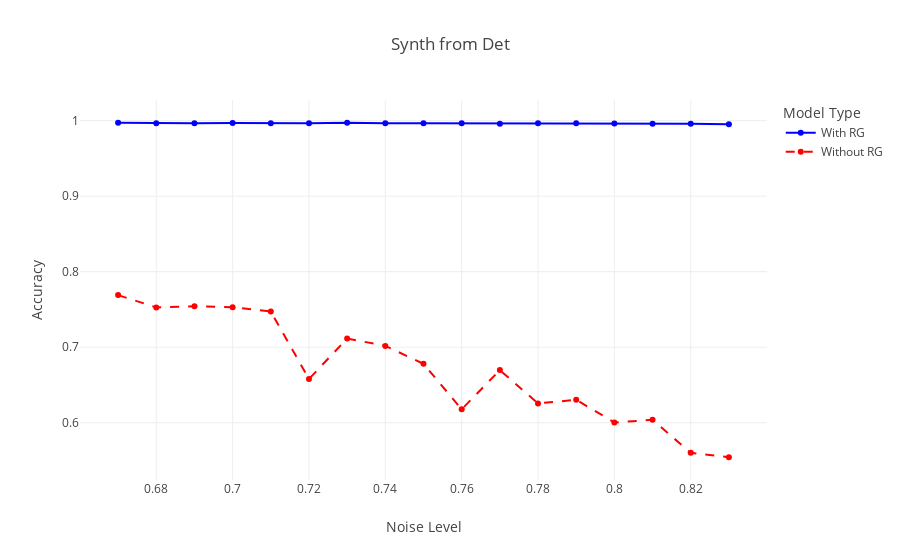

The notebook cell saved with this chart:
### Code cell
accuracies_from_det = [v[0] for v in results_measures_from_det[0].values()]
accuracies_not_mat_from_det = [v[0] for v in results_measures_from_det[1].values()]
noise_levels_det_bar = [float(x) for x in noise_levels_det]

fig = go.Figure()

fig.add_trace(go.Scatter(x=noise_levels_det_bar, y=accuracies_from_det, mode='lines+markers', name='With RG',
                         line=dict(color='blue', dash='solid')))
fig.add_trace(go.Scatter(x=noise_levels_det_bar, y=accuracies_not_mat_from_det, mode='lines+markers', name='Without RG',
                         line=dict(color='red', dash='dash')))

fig.update_layout(title='Synth from Det',
                  xaxis_title='Noise Level',
                  yaxis_title='Accuracy',
                  legend_title='Model Type')

fig.show()

### Figure 1 — Plotly figure (JSON) as saved in the notebook; plotly's stock layout.template omitted (floating-point values rounded to 4 significant figures)
{"data": [{"line": {"color": "blue", "dash": "solid"}, "mode": "lines+markers", "name": "With RG", "x": [0.67, 0.68, 0.69, 0.7, 0.71, 0.72, 0.73, 0.74, 0.75, 0.76, 0.77, 0.78, 0.79, 0.8, 0.81, 0.82, 0.83], "y": [0.9971, 0.9966, 0.9966, 0.9968, 0.9966, 0.9967, 0.9972, 0.9964, 0.9966, 0.9966, 0.9958, 0.9966, 0.9965, 0.9962, 0.9959, 0.9958, 0.9953], "type": "scatter"}, {"line": {"color": "red", "dash": "dash"}, "mode": "lines+markers", "name": "Without RG", "x": [0.67, 0.68, 0.69, 0.7, 0.71, 0.72, 0.73, 0.74, 0.75, 0.76, 0.77, 0.78, 0.79, 0.8, 0.81, 0.82, 0.83], "y": [0.769, 0.7527, 0.7543, 0.753, 0.7473, 0.6579, 0.7115, 0.7018, 0.678, 0.6178, 0.6697, 0.6256, 0.6303, 0.6004, 0.6038, 0.5601, 0.5543], "type": "scatter"}], "layout": {"title": {"text": "Synth from Det"}, "xaxis": {"title": {"text": "Noise Level"}}, "yaxis": {"title": {"text": "Accuracy"}}, "legend": {"title": {"text": "Model Type"}}}}
